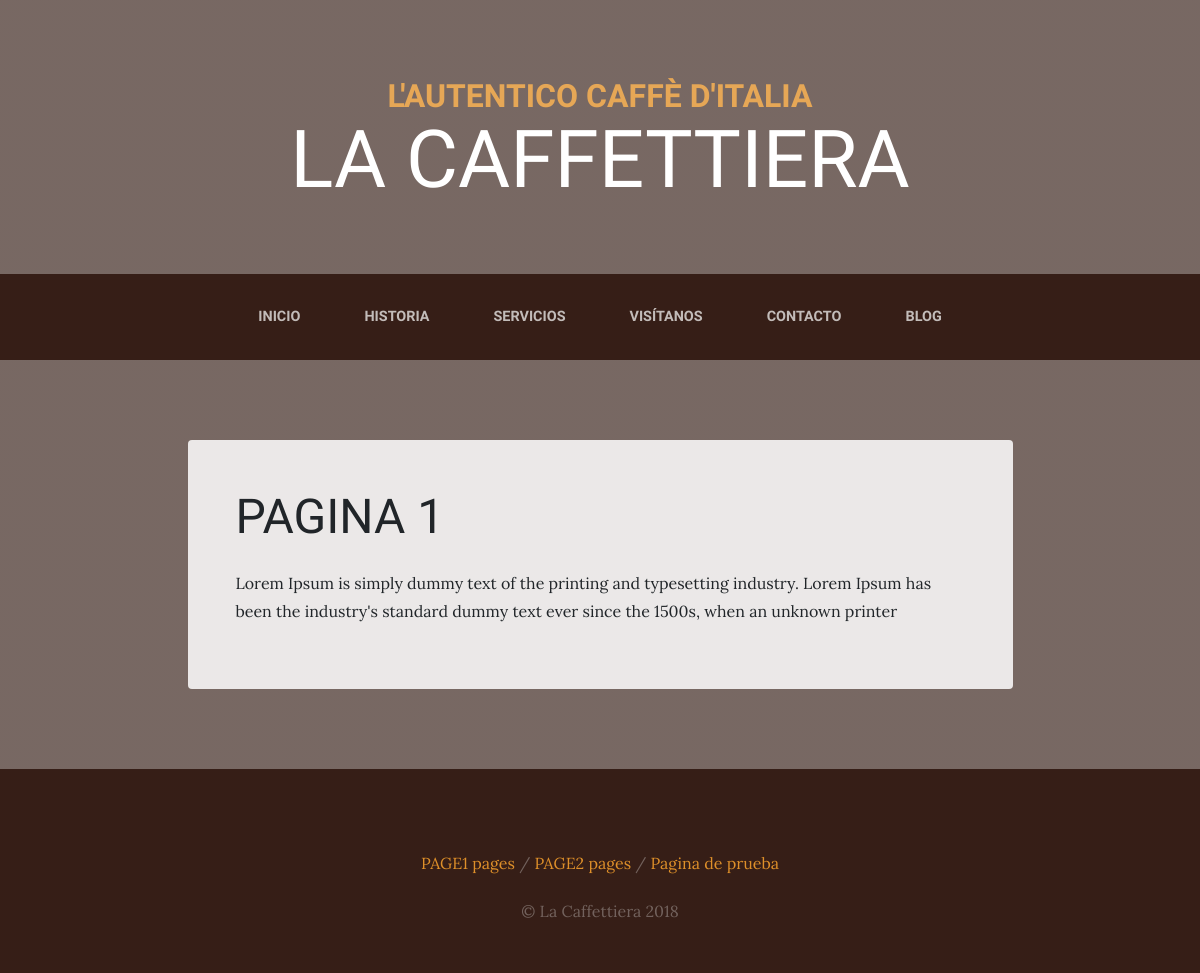
/page/1/, run on the app's committed database.
### app0Bpage/models.py (models this page shows, shortened)
class Page(models.Model):
    title = models.CharField(verbose_name= "Titulo", max_length=200)
    content = RichTextField(verbose_name= "Contenido", max_length=200, null=True, blank=True)
    order = models.SmallIntegerField(verbose_name="Orden", default = 0)
    created = models.DateTimeField(auto_now_add=True, verbose_name="Fecha de creacion")
    updated = models.DateTimeField(auto_now=True, verbose_name="Fecha de edicion")
    class Meta:
        verbose_name= 'Pagina'
        verbose_name_plural = 'Paginas'
        ordering = ['order','title']

### pages/models.py (models this page shows, shortened)
class Page(models.Model):
    title = models.CharField(verbose_name="Título", max_length=200)
    content = RichTextField(verbose_name="Contenido")
    order = models.SmallIntegerField(verbose_name="Orden", default=0)
    created = models.DateTimeField(auto_now_add=True, verbose_name="Fecha de creación")
    updated = models.DateTimeField(auto_now=True, verbose_name="Fecha de edición")
    class Meta:
        verbose_name = "página"
        verbose_name_plural = "páginas"
        ordering = ['order', 'title']

### app0Bpage/views.py (the view)
# urls.py: path('<int:page_id>/',views.page, name="page"),
def page(request, page_id):
    page= get_object_or_404(Page, id=page_id)
    return render(request, 'app0Bpages/sample.html', {'page':page})

### app0Bsocial/processors.py (called while the page is built)
def contex_dict(request):
    context = {}
    links = Link.objects.all()
    for link in links:
        context[link.key] = link.url
    return context

### pages/templatetags/pages_extras.py (called while the page is built)
@register.simple_tag
def get_page_list():
    pages = Page.objects.all()
    return pages

### app0Bpage/templates/app0Bpages/sample.html (shortened to what this page needs)
{% extends 'core/coffebase.html' %}
{% load static %}
{% block content %}
<section class="page-section about-heading">
  <div class="container">
    <div class="about-heading-content mbtm">
      <div class="row">
        <div class="col-xl-9 col-lg-10 mx-auto">
          <div class="bg-faded rounded p-5 forced">
            <h2 class="section-heading mb-4">
              <span class="section-heading-lower">{{page.title}}</span>
            </h2>
            <div class="section-content">
              {{page.content|safe}}
            </div>
          </div>
        </div>
      </div>
    </div>
  </div>
</section>
{% endblock %}

### core/templates/core/coffebase.html (shortened to what this page needs)
<!DOCTYPE html>
<html lang="es">
  <head>
    {% load static %}
    <link href="{% static 'core/vendor/bootstrap/css/bootstrap.min.css' %}" rel="stylesheet">
    <link href="{% static 'core/vendor/font-awesome/css/font-awesome.min.css' %}" rel="stylesheet" type="text/css">
    <link href="{% static 'core/css/business-casual.css' %}" rel="stylesheet">
  </head>
  <body>
    <h1 class="site-heading text-center text-white d-none d-lg-block">
      <span class="site-heading-upper text-primary mb-3">L'autentico caffè d'italia</span>
      <span class="site-heading-lower">La Caffettiera</span>
    </h1>
    <nav class="navbar navbar-expand-lg navbar-dark py-lg-4" id="mainNav">
      <div class="container">
        <div class="collapse navbar-collapse" id="navbarResponsive">
          <ul class="navbar-nav mx-auto">
            <li class="nav-item {% if request.path == '/'%} active {% endif %} px-lg-4">
              <a class="nav-link text-uppercase text-expanded" href="{% url 'coffehome' %}">Inicio</a>
            </li>
            <li class="nav-item px-lg-4 {% if request.path == '/about/'%} active {% endif %}">
              <a class="nav-link text-uppercase text-expanded" href="{% url 'coffeabout' %}">Historia</a>
            </li>
            <li class="nav-item px-lg-4 {% if request.path == '/services/'%} active {% endif %}">
              <a class="nav-link text-uppercase text-expanded" href="{% url 'services' %}">Servicios</a>
            </li>
            <li class="nav-item px-lg-4 {% if request.path == '/store/'%} active {% endif %}">
              <a class="nav-link text-uppercase text-expanded" href="{% url 'coffestore' %}">Visítanos</a>
            </li>
            <li class="nav-item px-lg-4 {% if request.path == '/contact/'%} active {% endif %}">
              <a class="nav-link text-uppercase text-expanded" href="{% url 'coffecontact' %}">Contacto</a>
            </li>
            <li class="nav-item px-lg-4 {% if request.path|slice:":6" == '/blog/'%} active {% endif %}" >
              <a class="nav-link text-uppercase text-expanded" href="{% url 'blog' %}">Blog</a>
            </li>
          </ul>
        </div>
      </div>
    </nav>
    {% block content %} {% endblock %}
    <footer class="footer text-faded text-center py-5">
      <div class="container">
        <p class="m-0 mbt">
          {% load pages_extras %}
          {% get_page_list as pagelist %}
          {% for page in pagelist %}
            <a href="{% url 'page' page.id  %}" class="link"> {{page.title}} </a>
            {% if not forloop.last %} / {% endif %}
          {%endfor%}
		</p>
        <p class="m-0 mbt1">&copy; La Caffettiera 2018</p>
      </div>
	</footer>
  </body>
</html>

### core/static/core/css/business-casual.css (style rules this page uses)
body { font-family: 'Lora'; background: linear-gradient(rgba(47, 23, 15, 0.65), rgba(47, 23, 15, 0.65)), url("../img/bg.jpg"); background-attachment: fixed; background-position: center; background-size: cover; }
h1, h2, h3, h4, h5, h6 { font-family: 'Raleway'; }
p { line-height: 1.75; }
.text-faded { color: rgba(255, 255, 255, 0.3); }
.site-heading { margin-top: 5rem; margin-bottom: 5rem; text-transform: uppercase; line-height: 1; font-family: 'Raleway'; }
.site-heading .site-heading-upper { display: block; font-size: 2rem; font-weight: 800; }
.site-heading .site-heading-lower { font-size: 5rem; font-weight: 100; line-height: 4rem; }
.page-section { margin-top: 5rem; margin-bottom: 5rem; }
.section-heading { text-transform: uppercase; }
.section-heading .section-heading-lower { display: block; font-size: 3rem; font-weight: 100; }
.bg-faded { background-color: rgba(255, 255, 255, 0.85); }
#mainNav { background-color: rgba(47, 23, 15, 0.9); font-family: 'Raleway'; }
#mainNav .navbar-nav .nav-item .nav-link { color: rgba(255, 255, 255, 0.7); font-weight: 800; }
@media (min-width: 992px) { #mainNav .navbar-nav .nav-item .nav-link { font-size: 0.9rem; } }
@media (min-width: 992px) { .about-heading .about-heading-content { margin-top: -5rem; position: relative; z-index: 1; } }
.footer { background-color: rgba(47, 23, 15, 0.9); }
.text-primary { color: #e6a756 !important; }
.mbtm { padding-top: 5rem; }
.mbt { padding-top: 2rem; }
.mbt1 { padding-top: 1.25rem; }
a.link { color: #df902a; }
.section-content { font-family: 'Lora' !important; font-size: 16px !important; font-weight: 400 !important; line-height: 28px !important; }

### data on the page
Page: title "PAGINA 1", content "Lorem Ipsum is simply dummy text of the printing and typesetting industry. Lorem Ipsum has been the industry's standard dummy text ever since the 1500s, when an unknown printer"
Page: title "PAGE1 pages"
Page: title "PAGE2 pages"
Page: title "Pagina de prueba"
